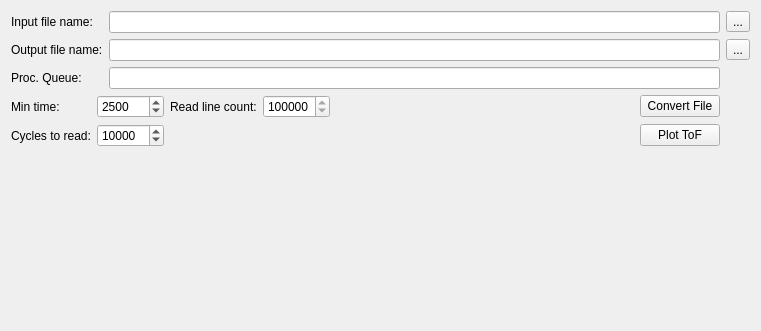
<?xml version="1.0" encoding="UTF-8"?>
<ui version="4.0">
 <class>Form</class>
 <widget class="QWidget" name="Form">
  <property name="geometry">
   <rect>
    <x>0</x>
    <y>0</y>
    <width>761</width>
    <height>331</height>
   </rect>
  </property>
  <property name="windowTitle">
   <string>lst File Converter</string>
  </property>
  <layout class="QGridLayout" name="gridLayout">
   <item row="1" column="0">
    <widget class="QLabel" name="label_7">
     <property name="sizePolicy">
      <sizepolicy hsizetype="Fixed" vsizetype="Fixed">
       <horstretch>0</horstretch>
       <verstretch>0</verstretch>
      </sizepolicy>
     </property>
     <property name="text">
      <string>Output file name:</string>
     </property>
     <property name="buddy">
      <cstring>outputFileName</cstring>
     </property>
    </widget>
   </item>
   <item row="1" column="2">
    <widget class="QToolButton" name="saveFileButton">
     <property name="text">
      <string>...</string>
     </property>
    </widget>
   </item>
   <item row="0" column="1">
    <widget class="QLineEdit" name="inputFileName"/>
   </item>
   <item row="1" column="1">
    <widget class="QLineEdit" name="outputFileName"/>
   </item>
   <item row="2" column="0">
    <widget class="QLabel" name="label_8">
     <property name="sizePolicy">
      <sizepolicy hsizetype="Fixed" vsizetype="Fixed">
       <horstretch>0</horstretch>
       <verstretch>0</verstretch>
      </sizepolicy>
     </property>
     <property name="text">
      <string>Proc. Queue:</string>
     </property>
     <property name="buddy">
      <cstring>fileQueueDisplay</cstring>
     </property>
    </widget>
   </item>
   <item row="3" column="0" colspan="2">
    <layout class="QGridLayout" name="gridLayout_2">
     <item row="0" column="3">
      <widget class="QSpinBox" name="lineCountSpin">
       <property name="toolTip">
        <string>Amount of the input file to read into memory during conversion</string>
       </property>
       <property name="minimum">
        <number>100000</number>
       </property>
       <property name="maximum">
        <number>1000000000</number>
       </property>
       <property name="stepType">
        <enum>QAbstractSpinBox::AdaptiveDecimalStepType</enum>
       </property>
       <property name="value">
        <number>10000000</number>
       </property>
       <property name="displayIntegerBase">
        <number>10</number>
       </property>
      </widget>
     </item>
     <item row="0" column="4">
      <spacer name="horizontalSpacer">
       <property name="orientation">
        <enum>Qt::Horizontal</enum>
       </property>
       <property name="sizeHint" stdset="0">
        <size>
         <width>40</width>
         <height>20</height>
        </size>
       </property>
      </spacer>
     </item>
     <item row="0" column="2">
      <widget class="QLabel" name="label_2">
       <property name="text">
        <string>Read line count:</string>
       </property>
       <property name="buddy">
        <cstring>lineCountSpin</cstring>
       </property>
      </widget>
     </item>
     <item row="0" column="0">
      <widget class="QLabel" name="label">
       <property name="text">
        <string>Min time:</string>
       </property>
       <property name="buddy">
        <cstring>minTimeSpin</cstring>
       </property>
      </widget>
     </item>
     <item row="0" column="5">
      <widget class="QPushButton" name="convertButton">
       <property name="text">
        <string>Convert File</string>
       </property>
      </widget>
     </item>
     <item row="0" column="1">
      <widget class="QSpinBox" name="minTimeSpin">
       <property name="toolTip">
        <string>Only arrival times at least this size will be retained in the converted file</string>
       </property>
       <property name="maximum">
        <number>120000</number>
       </property>
       <property name="stepType">
        <enum>QAbstractSpinBox::AdaptiveDecimalStepType</enum>
       </property>
       <property name="value">
        <number>2500</number>
       </property>
      </widget>
     </item>
     <item row="1" column="5">
      <widget class="QPushButton" name="tofButton">
       <property name="text">
        <string>Plot ToF</string>
       </property>
      </widget>
     </item>
     <item row="1" column="0">
      <widget class="QLabel" name="label_3">
       <property name="text">
        <string>Cycles to read:</string>
       </property>
       <property name="buddy">
        <cstring>tofCyclesCountSpin</cstring>
       </property>
      </widget>
     </item>
     <item row="1" column="1">
      <widget class="QSpinBox" name="tofCyclesCountSpin">
       <property name="toolTip">
        <string>Number of cycles to read when plotting the ToF. This should be kept as low as possible, as reading the .lst files is relatively slow.</string>
       </property>
       <property name="minimum">
        <number>1000</number>
       </property>
       <property name="maximum">
        <number>2147483647</number>
       </property>
       <property name="stepType">
        <enum>QAbstractSpinBox::AdaptiveDecimalStepType</enum>
       </property>
       <property name="value">
        <number>10000</number>
       </property>
      </widget>
     </item>
    </layout>
   </item>
   <item row="0" column="2">
    <widget class="QToolButton" name="openFileButton">
     <property name="text">
      <string>...</string>
     </property>
    </widget>
   </item>
   <item row="4" column="0" colspan="3">
    <widget class="PlotWidget" name="ToFWidget" native="true">
     <property name="sizePolicy">
      <sizepolicy hsizetype="MinimumExpanding" vsizetype="MinimumExpanding">
       <horstretch>0</horstretch>
       <verstretch>0</verstretch>
      </sizepolicy>
     </property>
     <property name="minimumSize">
      <size>
       <width>490</width>
       <height>150</height>
      </size>
     </property>
    </widget>
   </item>
   <item row="2" column="1">
    <widget class="QLineEdit" name="fileQueueDisplay">
     <property name="text">
      <string/>
     </property>
     <property name="readOnly">
      <bool>true</bool>
     </property>
    </widget>
   </item>
   <item row="0" column="0">
    <widget class="QLabel" name="label_6">
     <property name="sizePolicy">
      <sizepolicy hsizetype="Fixed" vsizetype="Preferred">
       <horstretch>0</horstretch>
       <verstretch>0</verstretch>
      </sizepolicy>
     </property>
     <property name="text">
      <string>Input file name:</string>
     </property>
     <property name="buddy">
      <cstring>inputFileName</cstring>
     </property>
    </widget>
   </item>
  </layout>
 </widget>
 <customwidgets>
  <customwidget>
   <class>PlotWidget</class>
   <extends>QWidget</extends>
   <header>pyqtgraph</header>
   <container>1</container>
  </customwidget>
 </customwidgets>
 <tabstops>
  <tabstop>inputFileName</tabstop>
  <tabstop>openFileButton</tabstop>
  <tabstop>outputFileName</tabstop>
  <tabstop>saveFileButton</tabstop>
  <tabstop>fileQueueDisplay</tabstop>
  <tabstop>minTimeSpin</tabstop>
  <tabstop>lineCountSpin</tabstop>
  <tabstop>convertButton</tabstop>
  <tabstop>tofCyclesCountSpin</tabstop>
  <tabstop>tofButton</tabstop>
 </tabstops>
 <resources/>
 <connections/>
</ui>
